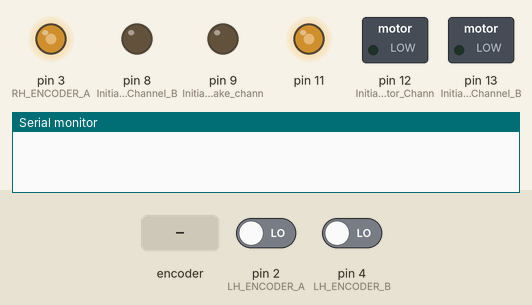
A sketch run on a simulated Arduino Uno, built with avr-gcc and run on an emulated ATmega328P. Shown: switched loads named in the sketch (green lamp = pin HIGH), output pins drawn as LEDs (lit = HIGH), the last lines printed to the serial monitor. The inputs (shaded band) are chosen by the test bench; at power-on: pin 2 (LH_ENCODER_A) LOW, pin 4 (LH_ENCODER_B) LOW.

Above: at 1.2 s.
1.3 s: rotary encoder on pin 2 (LH_ENCODER_A) / pin 5 (RH_ENCODER_B) turned 1 step (first pin leading)
At 2.11 s:
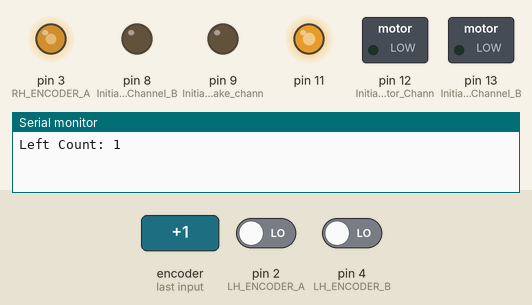
At 3.11 s:
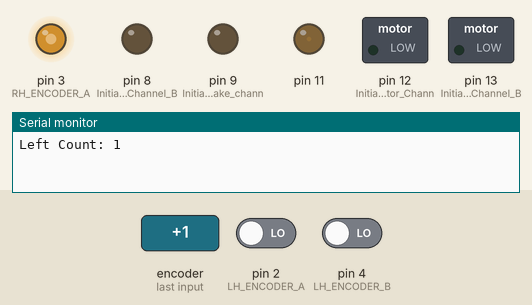
Timing chart, 0 to 25.9 s (numbered marks = the images above; inputs shaded):
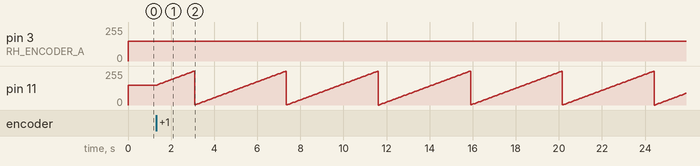

The sketch:

PID_Motor_Control.ino
```cpp
/*
 * Encoder example sketch
 * by Andrew Kramer
 * 1/1/2016
 *
 * Records encoder ticks for each wheel
 * and prints the number of ticks for
 * each encoder every 500ms
 * https://www.pololu.com/product/1444
 * http://andrewjkramer.net/motor-encoders-arduino/
 *
 */

// pins for the encoder inputs
#define RH_ENCODER_A 3
#define RH_ENCODER_B 5
#define LH_ENCODER_A 2
#define LH_ENCODER_B 4

//PID Contorl Values
#define t_interval 50
#define Kp 3

// variables to store the number of encoder pulses
// for each motor
volatile unsigned long leftCount = 0;
volatile unsigned long rightCount = 0;

unsigned int pwm_R = 150;
unsigned int pwm_L = 150;

int error_L = 0;

void setup() {
  pinMode(LH_ENCODER_A, INPUT);
  pinMode(LH_ENCODER_B, INPUT);
  pinMode(RH_ENCODER_A, INPUT);
  pinMode(RH_ENCODER_B, INPUT);

  // initialize hardware interrupts
  attachInterrupt(0, leftEncoderEvent, CHANGE);
  attachInterrupt(1, rightEncoderEvent, CHANGE);

  //Setup Channel B
  pinMode(13, OUTPUT); //Initiates Motor Channel B pin
  pinMode(8, OUTPUT);  //Initiates Brake Channel B pin
  //setup Channel A
  pinMode(12, OUTPUT); //Initiates the Motor Channel A pin
  pinMode(9, OUTPUT); //Initiates the Brake channel A pin

  Serial.begin(9600);
}

void loop() {

  runA(pwm_R, true);
  runB(pwm_L, true);
  delay(t_interval);

  error_L = Kp*(rightCount - leftCount);
  pwm_L = pwm_L - error_L;
}

// encoder event for the interrupt call
void leftEncoderEvent() {
  if (digitalRead(LH_ENCODER_A) == HIGH) {
    if (digitalRead(LH_ENCODER_B) == LOW) {
      leftCount++;
    } else {
      leftCount--;
    }
  } else {
    if (digitalRead(LH_ENCODER_B) == LOW) {
      leftCount--;
    } else {
      leftCount++;
    }
  }

  Serial.print("Left Count: ");
  Serial.println(leftCount);
}

// encoder event for the interrupt call
void rightEncoderEvent() {
  if (digitalRead(RH_ENCODER_A) == HIGH) {
    if (digitalRead(RH_ENCODER_B) == LOW) {
      rightCount++;
    } else {
      rightCount--;
    }
  } else {
    if (digitalRead(RH_ENCODER_B) == LOW) {
      rightCount--;
    } else {
      rightCount++;
    }
    Serial.print("Right Count: ");
    Serial.println(rightCount);
  }
}

void runA(int speed, boolean rev) {
  if(rev) {
    //Establishes backward direction of Channel A
    digitalWrite(12, LOW);
  }else {
    //Establishes forward direction of Channel A
    digitalWrite(12, HIGH);
  }
  digitalWrite(9, LOW);   //Disengage the Brake for Channel A
  analogWrite(3, speed);   //Spins the motor on Channel A at full speed
}

void runB(int speed, boolean rev) {
  if(rev) {
    digitalWrite(13, LOW); //Establishes backwards direction of Channel B
  }else{
    digitalWrite(13, HIGH); //Establishes forward direction of Channel B
  }

  digitalWrite(8, LOW);   //Disengage the Brake for Channel B
  analogWrite(11, speed);   //Spins the motor on Channel B at full speed
}

//fullstop
void fs(){
  digitalWrite(8, HIGH);
  digitalWrite(9, HIGH);
}
```

Measured:
- after the input at 1.3 s, pin 11: ramps from 0/255 to 255/255 and jumps back, once every 4.3 s
